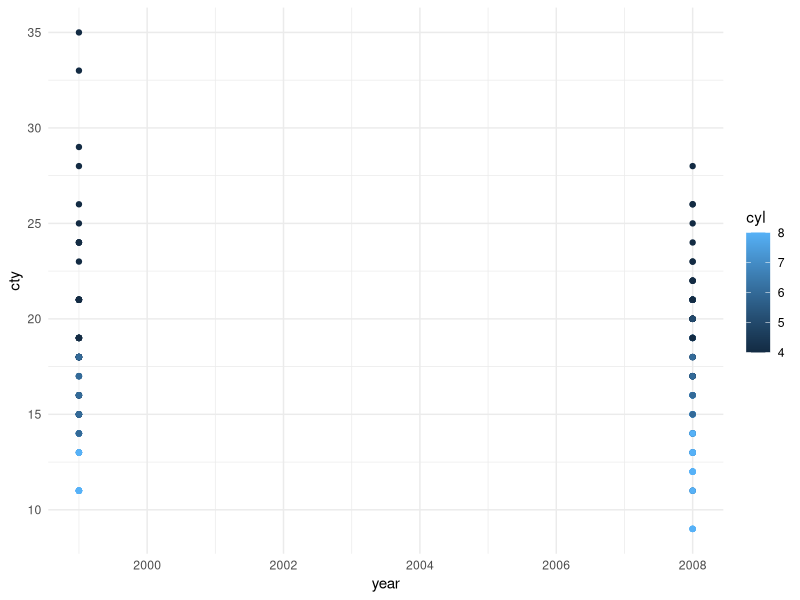

The R script that drew this image:
## ---- chunk 1
knitr::opts_chunk$set(
  message = FALSE, error = FALSE,
  fig.retina = 2
)
## ---- chunk 2
library(ggplot2)

ggplot(mpg, aes(x = year, y = cty, color = cyl)) +
  geom_point() +
  theme_minimal()
